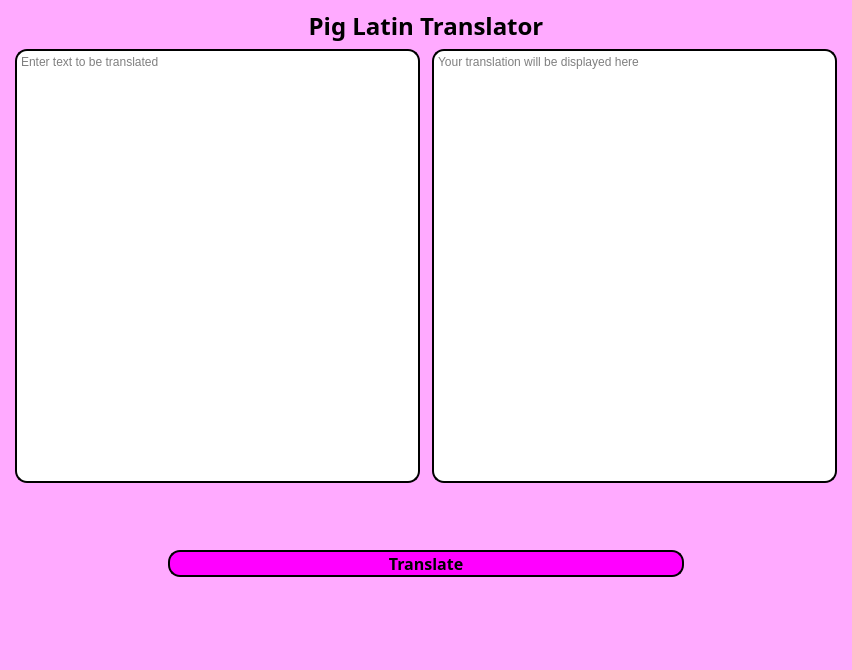
<?xml version="1.0" encoding="UTF-8"?>
<ui version="4.0">
 <class>MainWindow</class>
 <widget class="QMainWindow" name="MainWindow">
  <property name="geometry">
   <rect>
    <x>0</x>
    <y>0</y>
    <width>852</width>
    <height>670</height>
   </rect>
  </property>
  <property name="windowTitle">
   <string>Pig Latin Translator</string>
  </property>
  <property name="styleSheet">
   <string notr="true">background-color: rgb(255, 170, 255)</string>
  </property>
  <widget class="QWidget" name="centralwidget">
   <layout class="QGridLayout" name="gridLayout">
    <item row="0" column="0" colspan="5">
     <widget class="QLabel" name="label_title">
      <property name="font">
       <font>
        <family>Sans Serif Collection</family>
        <pointsize>18</pointsize>
        <weight>75</weight>
        <bold>true</bold>
       </font>
      </property>
      <property name="text">
       <string>Pig Latin Translator</string>
      </property>
      <property name="alignment">
       <set>Qt::AlignCenter</set>
      </property>
     </widget>
    </item>
    <item row="4" column="0" colspan="5">
     <widget class="QWidget" name="widget_images_and_button" native="true">
      <property name="minimumSize">
       <size>
        <width>0</width>
        <height>100</height>
       </size>
      </property>
      <layout class="QHBoxLayout" name="horizontalLayout" stretch="0,0,0">
       <property name="spacing">
        <number>9</number>
       </property>
       <property name="leftMargin">
        <number>0</number>
       </property>
       <property name="topMargin">
        <number>0</number>
       </property>
       <property name="rightMargin">
        <number>0</number>
       </property>
       <property name="bottomMargin">
        <number>0</number>
       </property>
       <item>
        <widget class="QWidget" name="widget_sad_pig" native="true">
         <property name="minimumSize">
          <size>
           <width>150</width>
           <height>150</height>
          </size>
         </property>
         <property name="maximumSize">
          <size>
           <width>150</width>
           <height>150</height>
          </size>
         </property>
         <widget class="QLabel" name="sadPig">
          <property name="geometry">
           <rect>
            <x>0</x>
            <y>0</y>
            <width>150</width>
            <height>150</height>
           </rect>
          </property>
          <property name="minimumSize">
           <size>
            <width>150</width>
            <height>150</height>
           </size>
          </property>
          <property name="maximumSize">
           <size>
            <width>150</width>
            <height>120</height>
           </size>
          </property>
          <property name="text">
           <string/>
          </property>
          <property name="pixmap">
           <pixmap>../assets/peppaPigSad.jpg</pixmap>
          </property>
          <property name="scaledContents">
           <bool>true</bool>
          </property>
          <property name="textInteractionFlags">
           <set>Qt::LinksAccessibleByMouse</set>
          </property>
         </widget>
        </widget>
       </item>
       <item>
        <widget class="QPushButton" name="pushButton_translate">
         <property name="font">
          <font>
           <family>Sans Serif Collection</family>
           <pointsize>12</pointsize>
           <weight>75</weight>
           <bold>true</bold>
          </font>
         </property>
         <property name="styleSheet">
          <string notr="true">QPushButton {
	background-color: rgb(255, 0, 255);
	border: 2px solid rgb(0, 0, 0);
	border-radius: 12px;
}

QPushButton::hover {
	background-color: rgb(255, 85, 255);
}

QPushButton::pressed {
	background-color: rgb(230, 0, 255);
}</string>
         </property>
         <property name="text">
          <string>Translate</string>
         </property>
         <property name="checkable">
          <bool>true</bool>
         </property>
        </widget>
       </item>
       <item>
        <widget class="QWidget" name="widget_happy_pig" native="true">
         <property name="minimumSize">
          <size>
           <width>150</width>
           <height>150</height>
          </size>
         </property>
         <property name="maximumSize">
          <size>
           <width>150</width>
           <height>150</height>
          </size>
         </property>
         <widget class="QLabel" name="happyPig">
          <property name="geometry">
           <rect>
            <x>0</x>
            <y>0</y>
            <width>150</width>
            <height>150</height>
           </rect>
          </property>
          <property name="minimumSize">
           <size>
            <width>150</width>
            <height>150</height>
           </size>
          </property>
          <property name="maximumSize">
           <size>
            <width>150</width>
            <height>150</height>
           </size>
          </property>
          <property name="text">
           <string/>
          </property>
          <property name="pixmap">
           <pixmap>../assets/peppaPigHappy.jpg</pixmap>
          </property>
          <property name="scaledContents">
           <bool>true</bool>
          </property>
          <property name="textInteractionFlags">
           <set>Qt::LinksAccessibleByMouse</set>
          </property>
         </widget>
        </widget>
       </item>
      </layout>
     </widget>
    </item>
    <item row="1" column="1">
     <widget class="QTextEdit" name="textEdit_source_english_input">
      <property name="styleSheet">
       <string notr="true">QTextEdit {
	background-color: rgb(255, 255, 255);
	border: 2px solid rgb(0, 0, 0);
	border-radius: 12px;
	font: 14pt &quot;Sans Serif Collection&quot;;
}</string>
      </property>
      <property name="placeholderText">
       <string>Enter text to be translated</string>
      </property>
     </widget>
    </item>
    <item row="1" column="3">
     <widget class="QTextEdit" name="textEdit_output">
      <property name="styleSheet">
       <string notr="true">QTextEdit {
	background-color: rgb(255, 255, 255);
	border: 2px solid rgb(0, 0, 0);
	border-radius: 12px;
	font: 14pt &quot;Sans Serif Collection&quot;;
}</string>
      </property>
      <property name="readOnly">
       <bool>true</bool>
      </property>
      <property name="placeholderText">
       <string>Your translation will be displayed here</string>
      </property>
     </widget>
    </item>
   </layout>
  </widget>
  <widget class="QStatusBar" name="statusbar"/>
 </widget>
 <resources/>
 <connections/>
</ui>
